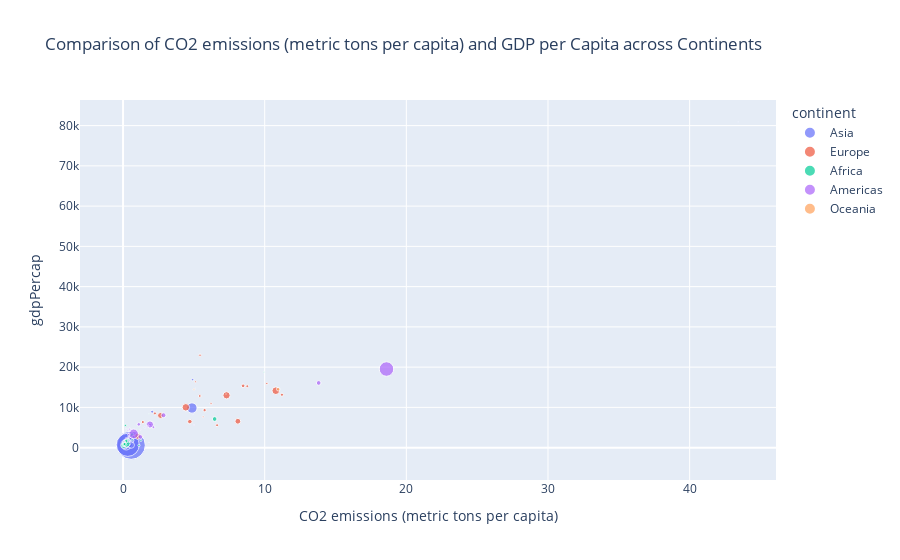

The notebook cell this image was saved under:
### Code cell
# plot
fig = px.scatter(df_1967, x="CO2 emissions (metric tons per capita)", y="gdpPercap", color='continent', title='Comparison of CO2 emissions (metric tons per capita) and GDP per Capita across Continents' ,size='pop')
fig.show()

### Figure 1 — Plotly figure (JSON) as saved in the notebook; plotly's stock layout.template omitted (floating-point values rounded to 4 significant figures)
{"data": [{"hovertemplate": "continent=Asia<br>CO2 emissions (metric tons per capita)=%{x}<br>gdpPercap=%{y}<br>pop=%{marker.size}<extra></extra>", "legendgroup": "Asia", "marker": {"color": "#636efa", "size": [11537966, 202182, 6960067, 754550000, 506000000, 109343000, 8519282, 2693585, 100825279, 1255058, 575003, 2186894, 1149500, 25870271, 11261690, 714775, 60641899, 35356600, 5618198, 1977600, 11737396, 34024249, 39463910], "sizemode": "area", "sizeref": 1886375, "symbol": "circle"}, "mode": "markers", "name": "Asia", "orientation": "v", "showlegend": true, "type": "scatter", "x": [0.1238, 5.121, 0.06244, 0.5742, 0.3318, 0.2319, 2.056, 4.933, 4.864, 1.072, 43.43, 1.642, 1.835, 0.1435, 0.01881, 0.2055, 0.4025, 0.5554, 4.909, 1.546, 0.2519, 0.3602, 0.5749], "xaxis": "x", "y": [836.2, 14800.0, 523.4, 612.7, 700.8, 762.4, 8931.0, 8394.0, 9848.0, 2742.0, 80890.0, 6007.0, 1226.0, 349, 676.4, 4721.0, 942.4, 1814.0, 16900.0, 4977.0, 1136.0, 1295.0, 637.1], "yaxis": "y"}, {"hovertemplate": "continent=Europe<br>CO2 emissions (metric tons per capita)=%{x}<br>gdpPercap=%{y}<br>pop=%{marker.size}<extra></extra>", "legendgroup": "Europe", "marker": {"color": "#EF553B", "size": [1984060, 7376998, 9556500, 8310226, 4838800, 4605744, 49569000, 8716441, 10223422, 198676, 2900100, 52667100, 12596822, 3786019, 31785378, 9103000, 19284814, 32850275, 7867931, 6063000, 33411317, 54959000], "sizemode": "area", "sizeref": 1886375, "symbol": "circle"}, "mode": "markers", "name": "Europe", "orientation": "v", "showlegend": true, "type": "scatter", "x": [1.364, 5.418, 11.22, 6.638, 10.15, 6.213, 7.306, 2.249, 5.758, 7.269, 5.655, 4.431, 8.476, 5.107, 8.106, 1.398, 4.716, 2.647, 8.77, 5.435, 1.033, 10.78], "xaxis": "x", "y": [2760.0, 12830.0, 13150.0, 5577.0, 15940.0, 10920.0, 13000.0, 8513.0, 9327.0, 13320.0, 7656.0, 10020.0, 15360.0, 16360.0, 6557.0, 6362.0, 6471.0, 7994.0, 15260.0, 22970.0, 2826.0, 14140.0], "yaxis": "y"}, {"hovertemplate": "continent=Africa<br>CO2 emissions (metric tons per capita)=%{x}<br>gdpPercap=%{y}<br>pop=%{marker.size}<extra></extra>", "legendgroup": "Africa", "marker": {"color": "#00cc96", "size": [12760499, 5247469, 2427334, 5127935, 3330989, 6335506, 1733638, 3495967, 217378, 4744870, 127617, 259864, 27860297, 489004, 8490213, 3451418, 601287, 10191512, 1279406, 1759224, 6334556, 4147252, 5212416, 1230542, 789309, 14770296, 8680909, 4534062, 47287752, 3451079, 70787, 3965841, 2662190, 3428839, 20997321, 12716129, 420690, 12607312, 1735550, 4786986, 8900294, 3900000, 4995432], "sizemode": "area", "sizeref": 1886375, "symbol": "circle"}, "mode": "markers", "name": "Africa", "orientation": "v", "showlegend": true, "type": "scatter", "x": [0.6321, 0.1667, 0.05232, 0.01922, 0.01474, 0.07298, 0.05334, 0.03415, 0.08566, 0.3243, 0.6698, 0.09088, 0.04088, 1.827, 0.1857, 0.1805, 0.07074, 0.2661, 0.4657, 9.941, 0.1389, 0.08604, 0.0392, 0.1882, 0.6362, 0.3616, 0.2162, 0.03185, 0.2447, 0.0118, 0.1621, 0.1813, 0.1054, 0.07045, 6.466, 0.2508, 0.5525, 0.1419, 0.1067, 0.6389, 0.09445, 1.264, 1.123], "xaxis": "x", "y": [3247.0, 5523.0, 1036.0, 794.8, 413.0, 1508.0, 1136.0, 1197.0, 1876.0, 2052.0, 3020.0, 915.6, 516.1, 8359.0, 1126.0, 708.8, 715.6, 1057.0, 713.6, 18770.0, 1634.0, 495.5, 545.0, 1421.0, 2475.0, 1711.0, 566.7, 1054.0, 1015.0, 511.0, 1385.0, 1612.0, 1206.0, 1285.0, 7114.0, 1688.0, 2613.0, 848.2, 1478.0, 1932.0, 908.9, 1777.0, 569.8], "yaxis": "y"}, {"hovertemplate": "continent=Americas<br>CO2 emissions (metric tons per capita)=%{x}<br>gdpPercap=%{y}<br>pop=%{marker.size}<extra></extra>", "legendgroup": "Americas", "marker": {"color": "#ab63fa", "size": [22934225, 4040665, 88049823, 20819767, 8858908, 19764027, 1588717, 8139332, 4049146, 5432424, 3232927, 4690773, 4318137, 2500689, 1861096, 47995559, 1865490, 1405486, 2287985, 12132200, 960155, 198712000, 2748579], "sizemode": "area", "sizeref": 1886375, "symbol": "circle"}, "mode": "markers", "name": "Americas", "orientation": "v", "showlegend": true, "type": "scatter", "x": [2.858, 0.4466, 0.745, 13.81, 2.141, 1.217, 0.5171, 1.906, 0.3805, 0.4658, 0.3425, 0.3973, 0.05857, 0.3525, 2.145, 1.9, 0.494, 1.218, 0.213, 1.112, 5.01, 18.6, 1.776], "xaxis": "x", "y": [8053.0, 2587.0, 3430.0, 16080.0, 5107.0, 2679.0, 4162.0, 5690.0, 1654.0, 4579.0, 4359.0, 3243.0, 1452.0, 2538.0, 6125.0, 5755.0, 4643.0, 4421.0, 2299.0, 5788.0, 5621.0, 19530.0, 5445.0], "yaxis": "y"}, {"hovertemplate": "continent=Oceania<br>CO2 emissions (metric tons per capita)=%{x}<br>gdpPercap=%{y}<br>pop=%{marker.size}<extra></extra>", "legendgroup": "Oceania", "marker": {"color": "#FFA15A", "size": [11872264, 2728150], "sizemode": "area", "sizeref": 1886375, "symbol": "circle"}, "mode": "markers", "name": "Oceania", "orientation": "v", "showlegend": true, "type": "scatter", "x": [10.96, 5.008], "xaxis": "x", "y": [14530.0, 14460.0], "yaxis": "y"}], "layout": {"legend": {"itemsizing": "constant", "title": {"text": "continent"}, "tracegroupgap": 0}, "title": {"text": "Comparison of CO2 emissions (metric tons per capita) and GDP per Capita across Continents"}, "xaxis": {"anchor": "y", "domain": [0, 1], "title": {"text": "CO2 emissions (metric tons per capita)"}}, "yaxis": {"anchor": "x", "domain": [0, 1], "title": {"text": "gdpPercap"}}}}
